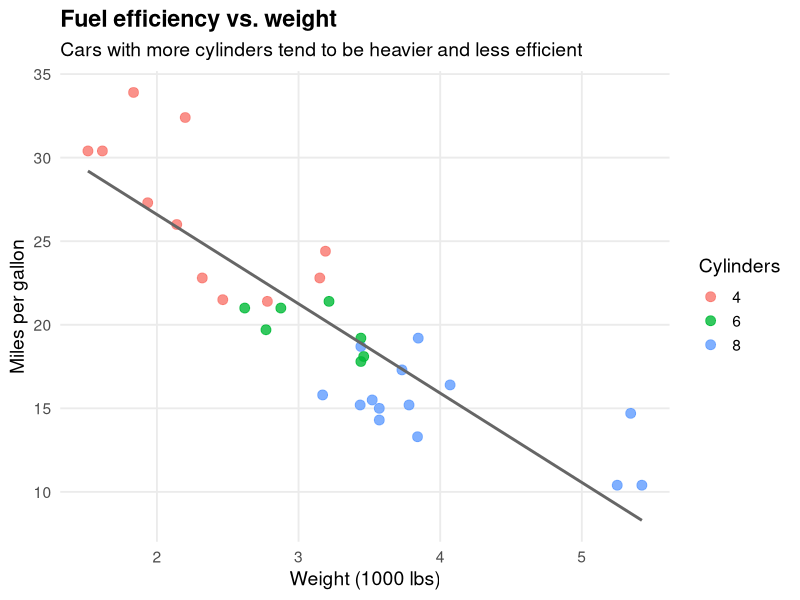

This chart was generated by the following R code:
## ---- chunk 1
#| message: false
library(tidyverse)
## ---- chunk 2
ggplot(mtcars, aes(wt, mpg)) +
  geom_point(aes(color = factor(cyl)), size = 3, alpha = 0.8) +
  geom_smooth(method = "lm", se = FALSE, color = "gray40") +
  labs(
    title = "Fuel efficiency vs. weight",
    subtitle = "Cars with more cylinders tend to be heavier and less efficient",
    x = "Weight (1000 lbs)",
    y = "Miles per gallon",
    color = "Cylinders"
  ) +
  theme_minimal(base_size = 14) +
  theme(
    plot.title = element_text(face = "bold"),
    panel.grid.minor = element_blank()
  )
